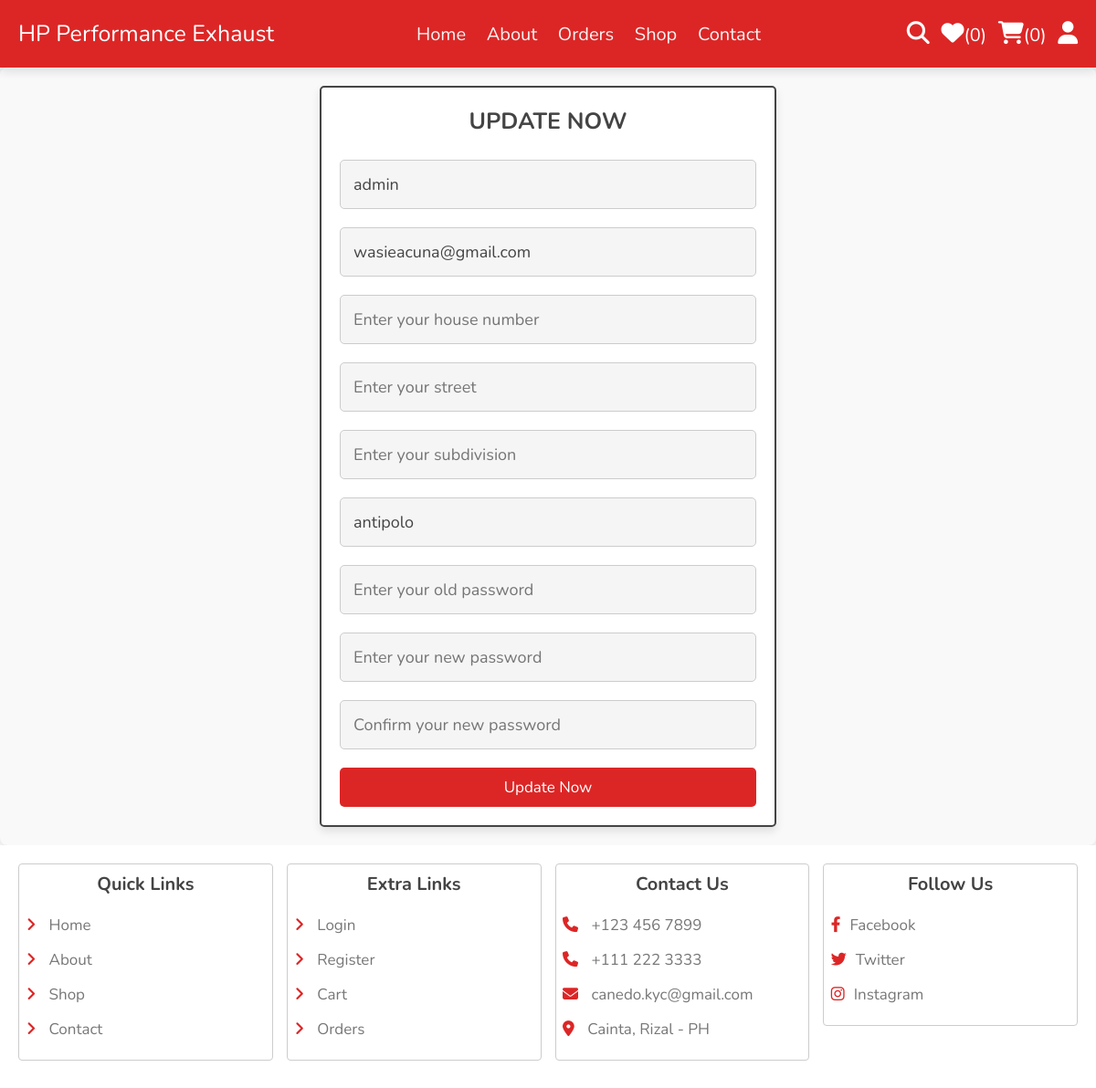
/update_user.php (signed in), run on an earlier commit of the app's database.
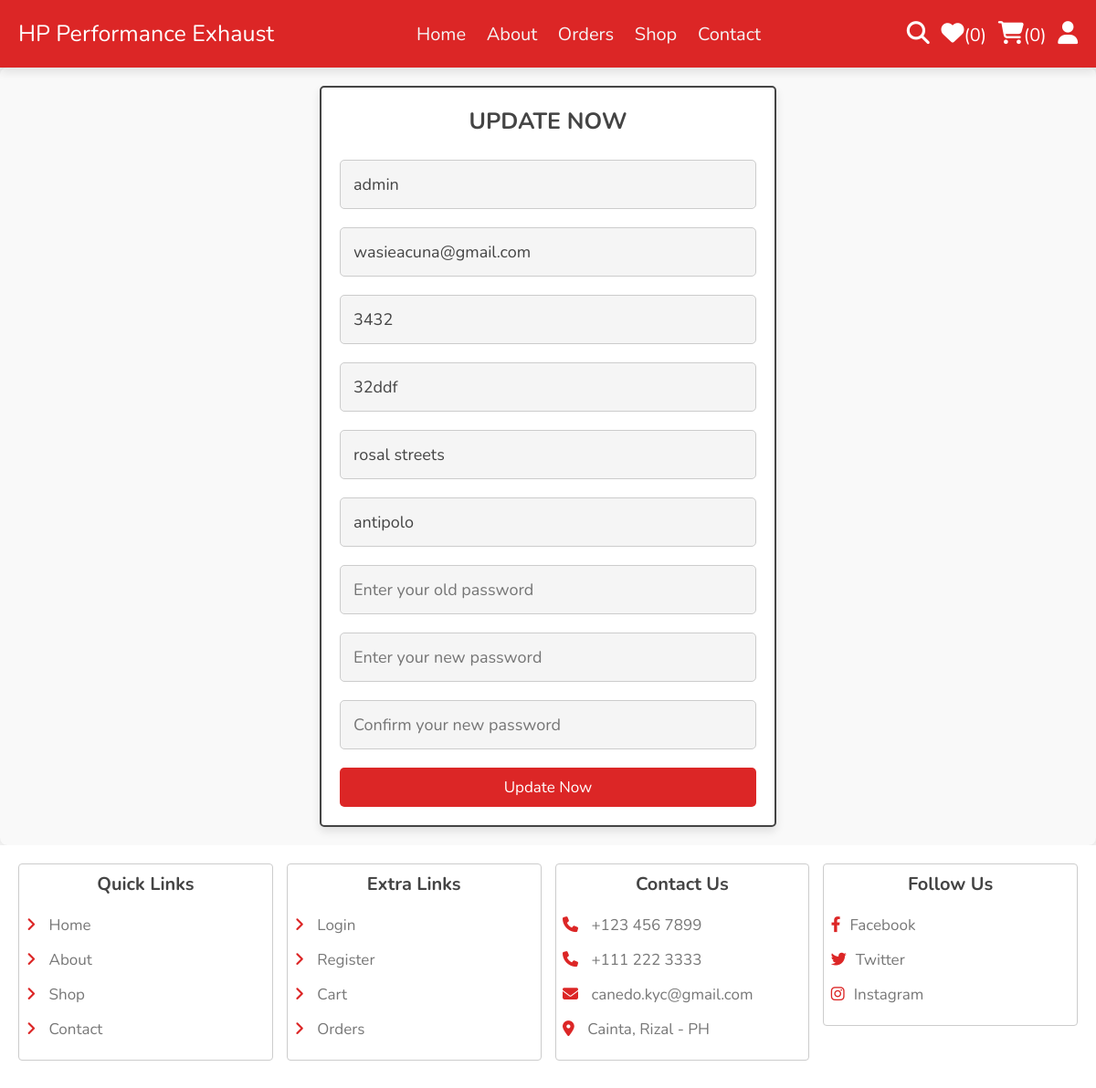
And on a later commit of the database.
### tables this page shows
CREATE TABLE `users` (
  `id` int(11) NOT NULL,
  `name` varchar(100) NOT NULL,
  `email` varchar(100) NOT NULL,
  `password` varchar(255) NOT NULL,
  `house_number` varchar(10) NOT NULL,
  `street` varchar(50) NOT NULL,
  `subdivision` varchar(50) NOT NULL,
  `address` text NOT NULL,
  `city` varchar(100) NOT NULL,
  `country` varchar(100) NOT NULL,
  `mobile` varchar(20) NOT NULL,
  `pin_code` varchar(10) NOT NULL,
  `user_type` enum('admin','user','rider') NOT NULL,
  `created_at` timestamp NOT NULL DEFAULT current_timestamp(),
  `last` varchar(200) NOT NULL,
  `pin_point` varchar(200) NOT NULL
);

### update_user.php (the view, shortened to what this page needs)
<?php
include 'components/connect.php';
?>
<!DOCTYPE html>
<html lang="en">
<head>
    <link rel="stylesheet" href="https://cdnjs.cloudflare.com/ajax/libs/font-awesome/6.1.1/css/all.min.css">
    <link rel="stylesheet" href="css/style.css">
</head>
<body>
<?php include 'components/user_header.php'; ?>
<section class="form-container">
    <form action="" method="post">
        <h3>Update Now</h3>
        <input type="text" name="name" required placeholder="Enter your name" maxlength="20" class="box" value="<?= $fetch_profile["name"]; ?>">
        <input type="email" name="email" required placeholder="Enter your email" maxlength="50" class="box" oninput="this.value = this.value.replace(/\s/g, '')" value="<?= $fetch_profile["email"]; ?>">
        <input type="text" name="house_number" required placeholder="Enter your house number" maxlength="10" class="box" value="<?= $fetch_profile["house_number"]; ?>">
        <input type="text" name="street" required placeholder="Enter your street" maxlength="50" class="box" value="<?= $fetch_profile["street"]; ?>">
        <input type="text" name="subdivision" required placeholder="Enter your subdivision" maxlength="50" class="box" value="<?= $fetch_profile["subdivision"]; ?>">
        <input type="text" name="city" required placeholder="Enter your city" maxlength="50" class="box" value="<?= $fetch_profile["city"]; ?>">
        <input type="password" name="old_pass" placeholder="Enter your old password" maxlength="20" class="box" oninput="this.value = this.value.replace(/\s/g, '')">
        <input type="password" name="new_pass" placeholder="Enter your new password" maxlength="20" class="box" oninput="this.value = this.value.replace(/\s/g, '')">
        <input type="password" name="cpass" placeholder="Confirm your new password" maxlength="20" class="box" oninput="this.value = this.value.replace(/\s/g, '')">
        <input type="submit" value="Update Now" class="btn" name="submit">
    </form>
</section>
<?php include 'components/footer.php'; ?>
</body>
</html>

What changed in the data, as far as the page shows it:
changed users "admin": house_number (not shown) → "3432"; street (not shown) → "32ddf"; subdivision (not shown) → "rosal streets"
